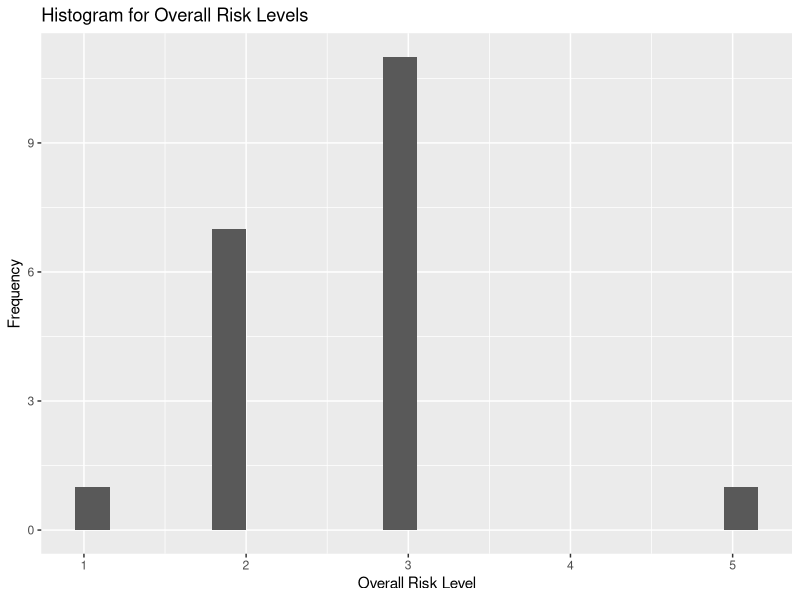
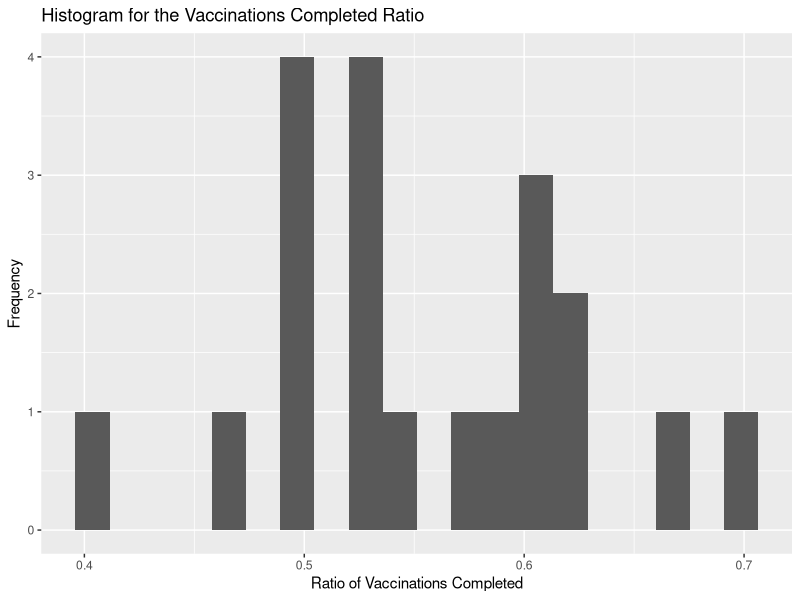
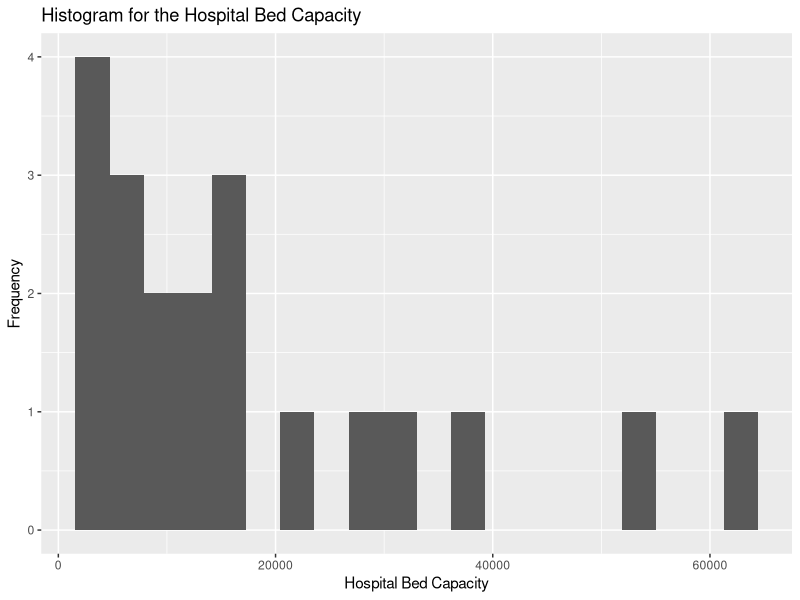
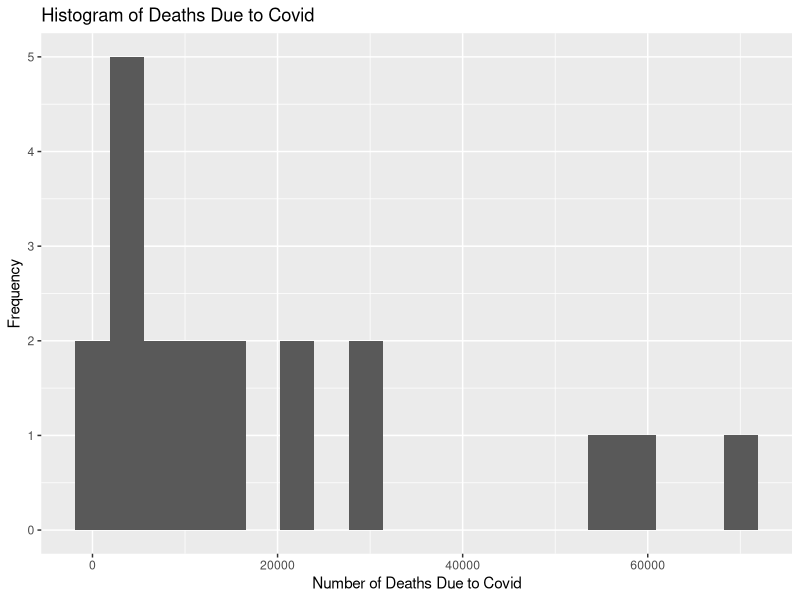
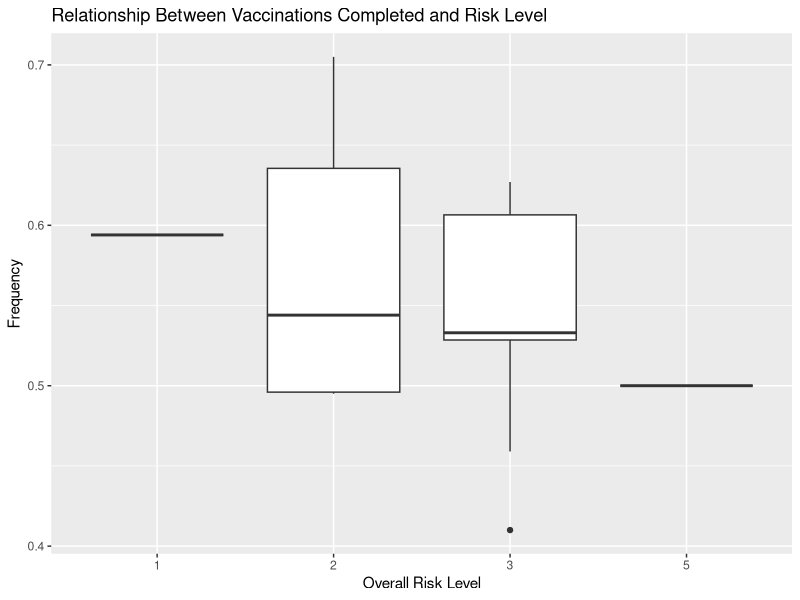
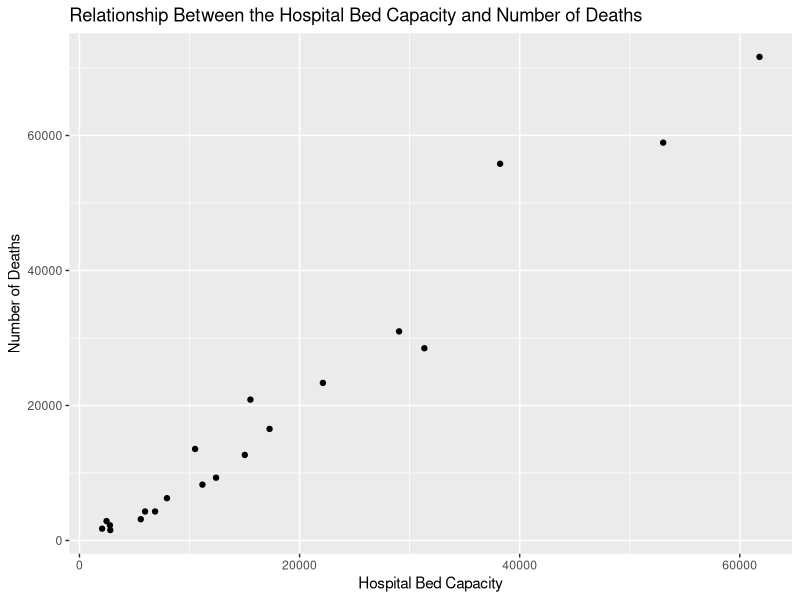
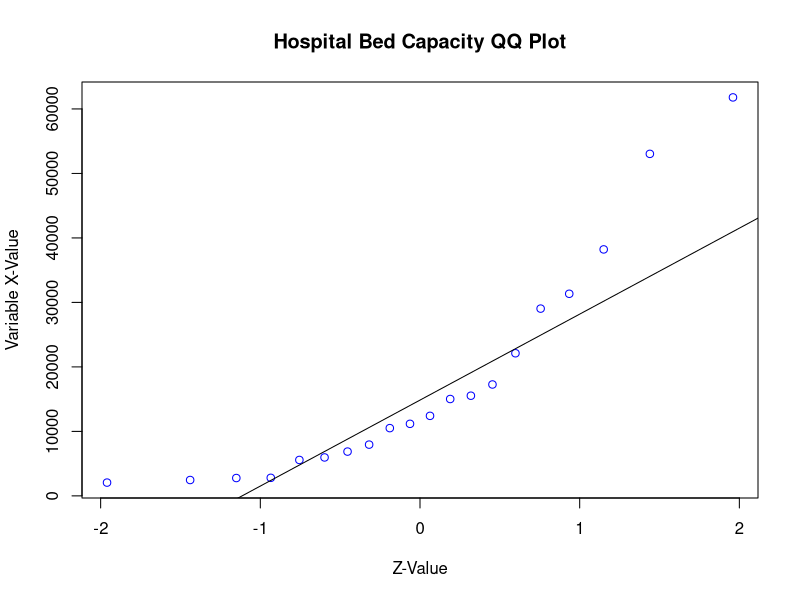
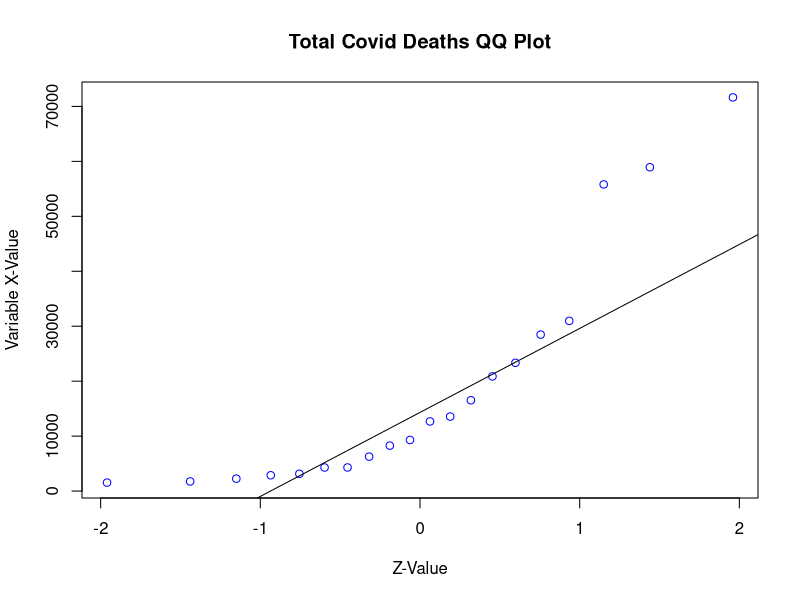

Write R code to recreate these figures, in order.
## ---- chunk 1
library(dplyr)
library(ggplot2)
## ---- chunk 2
covid_data <- read.csv('covid_states_data.csv') %>% 
  filter(!state %in% c("MP", "DC", "PR"))
## ---- chunk 3
set.seed(1234) 

rand_sample <- sample(1:50, 20, replace = FALSE)
## ---- chunk 4
sample_covid <- covid_data[rand_sample, ]
## ---- chunk 5
sample_covid_clean <- sample_covid %>% 
  select(-c(fips, country, county, level, lat, locationId, long, unused1, unused2, unused3, unused4, unused5, 
            unused6, unused7, unused8, url))

attach(sample_covid_clean)
## ---- chunk 6
write.csv(sample_covid_clean, 'sample_covid_data.csv')
## ---- chunk 7
sample_covid_clean %>% 
  ggplot(aes(riskLevels.overall))+
  geom_histogram(bins = 20) +
  xlab("Overall Risk Level")+
  ylab("Frequency")+
  labs(title = "Histogram for Overall Risk Levels")

sample_covid_clean %>% 
  ggplot(aes(metrics.vaccinationsCompletedRatio))+
  geom_histogram(bins = 20) +
  xlab("Ratio of Vaccinations Completed")+
  ylab("Frequency")+
  labs(title = "Histogram for the Vaccinations Completed Ratio") 

sample_covid_clean %>% 
  ggplot(aes(actuals.hospitalBeds.capacity))+
  geom_histogram(bins = 20) +
  xlab("Hospital Bed Capacity")+
  ylab("Frequency")+
  labs(title = "Histogram for the Hospital Bed Capacity")

sample_covid_clean %>% 
  ggplot(aes(actuals.deaths))+
  geom_histogram(bins = 20) +
  xlab("Number of Deaths Due to Covid")+
  ylab("Frequency")+
  labs(title = "Histogram of Deaths Due to Covid")
## ---- chunk 8
riskLevels.overall <- factor(riskLevels.overall, levels=c('1', '2', '3', '4', '5'))

sample_covid_clean %>% 
  ggplot()+ 
  geom_boxplot(aes(x = factor(riskLevels.overall), y = metrics.vaccinationsCompletedRatio))+
  xlab("Overall Risk Level")+
  ylab("Frequency")+
  labs(title = "Relationship Between Vaccinations Completed and Risk Level", 
       fill = "Level of Risk")
## ---- chunk 9
sample_covid_clean %>% 
  ggplot(aes(actuals.hospitalBeds.capacity, actuals.deaths))+
  geom_point()+
  xlab("Hospital Bed Capacity")+
  ylab("Number of Deaths")+
  labs(title = "Relationship Between the Hospital Bed Capacity and Number of Deaths")
    print("correlation coefficient between actuals.hospitalBeds.capacity and actuals.deaths:");
    print(cor(actuals.hospitalBeds.capacity, actuals.deaths)) 
## ---- chunk 10
qqnorm(actuals.hospitalBeds.capacity, main='Hospital Bed Capacity QQ Plot', xlab='Z-Value', ylab='Variable X-Value', col='Blue')
qqline(actuals.hospitalBeds.capacity)

qqnorm(actuals.deaths, main='Total Covid Deaths QQ Plot', xlab='Z-Value', ylab='Variable X-Value',  col='Blue')
qqline(actuals.deaths)

qqnorm(metrics.vaccinationsCompletedRatio, main='Vaccination Ratio QQ Plot', xlab='Z-Value', ylab='Variable X-Value',  col='Blue')
qqline(metrics.vaccinationsCompletedRatio)
## ---- chunk 11
shapiro.test(actuals.hospitalBeds.capacity)
#actual.hospitalBeds.capacity p_value < .05, So, we can reject H0;normality and accept HA; non-normal distribution

shapiro.test(actuals.deaths)
#actuals.deaths p_value < .05, So, we can reject H0;normality and accept HA; non-normal distribution

shapiro.test(metrics.vaccinationsCompletedRatio)
#metrics.vaccinationsCompletedRatio p_value > .05, So we can fail to reject H0; normal distribution
